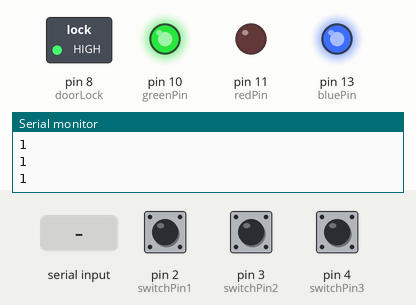
Recording of a sketch running on a simulated Arduino Uno, built for the host (arithmetic inside an expression is 32-bit, double 64-bit). On the bench: switched loads named in the sketch (green lamp = pin HIGH), output pins drawn as LEDs (lit = HIGH), the last lines printed to the serial monitor. Inputs (shaded band) come from the test bench; at power-on: pin 3 (switchPin2) HIGH, pin 2 (switchPin1) HIGH, pin 4 (switchPin3) HIGH.

Above: at 1.2 s.
1.3 s: "30,150\n" received over Serial
At 3.7 s:
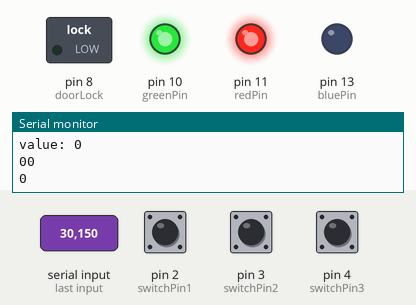
4.2 s: pin 3 (switchPin2) pulled LOW for 3.2 s
At 5.13 s:
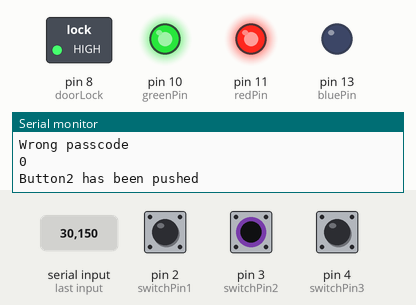
8.9 s: "90,45\n" received over Serial
At 9.13 s:
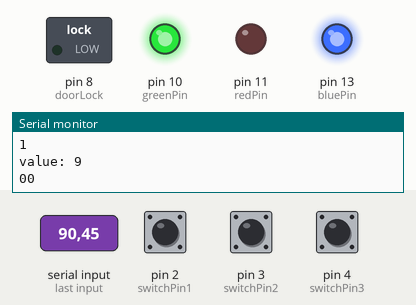
Timing chart, 0 to 12.3 s (numbered marks = the images above; inputs shaded):
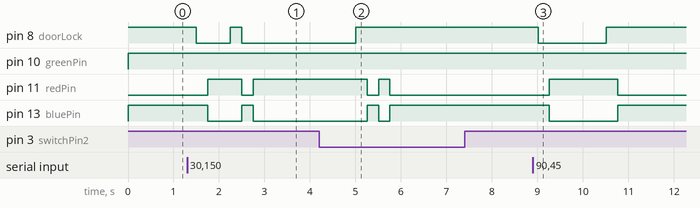

Measured:
- after the input at 1.3 s, pin 8 (doorLock): HIGH → LOW after 0.20 s, → HIGH 0.75 s later, → LOW 0.25 s later; pin 11 (redPin): LOW → HIGH after 0.45 s, → LOW 0.75 s later, → HIGH 0.25 s later; pin 13 (bluePin): HIGH → LOW after 0.45 s, → HIGH 0.75 s later, → LOW 0.25 s later
- after the input at 4.2 s, pin 8 (doorLock): LOW → HIGH after 0.81 s; pin 11 (redPin): HIGH → LOW after 1.1 s, → HIGH 0.25 s later, → LOW 0.25 s later; pin 13 (bluePin): LOW → HIGH after 1.1 s, → LOW 0.25 s later, → HIGH 0.25 s later
- after the input at 8.9 s, pin 8 (doorLock): HIGH → LOW after 0.11 s, → HIGH 1.5 s later; pin 11 (redPin): LOW → HIGH after 0.36 s, → LOW 1.5 s later; pin 13 (bluePin): HIGH → LOW after 0.36 s, → HIGH 1.5 s later

The sketch:

project.ino
```cpp
/*
 * Switch test program
 */

#include <LiquidCrystal.h>

// Init the Pins used for PWM
const int bluePin = 13;
const int redPin = 11;
const int greenPin = 10;

// Init our Vars
int currentColorValueRed;
int currentColorValueGreen;
int currentColorValueBlue;


int switchPin1 = 2;              // Switch connected to digital pin 2
int switchPin2 = 3;
int switchPin3 = 4;
int doorLock   = 8;
int doorState;
int switchStatus1;
int switchStatus2;
int switchStatus3;
int passcode[] = {1,2,3};
int inputCode[2];
int buttonValue = 0;
int i= 0;
char data[1];
boolean verifyCode = true;
boolean isDoorLock;
//LiquidCrystal lcd(9,10,5,6,7,8);

void setup()                    // run once, when the sketch starts
{
  Serial.begin(9600);           // set up Serial library at 9600 bps

  //lcd.begin(16,2);
  //lcd.clear();
  //lcd.print("Dark");
  pinMode(redPin,OUTPUT);
  pinMode(greenPin,OUTPUT);
  pinMode(bluePin,OUTPUT);
  pinMode(switchPin1, INPUT);    // sets the digital pin as input to read switch
  pinMode(switchPin2, INPUT);
  pinMode(switchPin3, INPUT);
  pinMode(doorLock,OUTPUT);
  digitalWrite(doorLock,HIGH);
  isDoorLock = true;
}


void loop()                     // run over and over again
{

  switchStatus1 = digitalRead(switchPin1);
  switchStatus2 = digitalRead(switchPin2);
  switchStatus3 = digitalRead(switchPin3);
  doorState     = digitalRead(doorLock);
  Serial.println(digitalRead(doorLock));
  //Serial.write(doorState);

  //lcd.clear();
   if(isDoorLock==true){
     //lcd.print("Door is Locked");
     analogWrite(greenPin,255);
      analogWrite(redPin,0);
      analogWrite(bluePin,255);
   }
   else if(isDoorLock==false){
     //lcd.print("Door is unLocked");
     analogWrite(greenPin,255);
      analogWrite(redPin,255);
      analogWrite(bluePin,0);

   }


  if(Serial.available()>0){
    //Serial.println("Read from Bluetooth ");
    Serial.readBytesUntil('\n',data,1);
    isDoorLock = ascii2Digit(data,&isDoorLock);
    if(isDoorLock==false){
      Serial.write("0");
      digitalWrite(doorLock,LOW);

     }

    else{
      Serial.write("1");
      digitalWrite(doorLock,HIGH);
     }


    //Serial.flush();
     }

   else if(Serial.available()<0||verifyCode==false){
      isDoorLock=true;
      digitalWrite(doorLock,HIGH);

   }


    if(switchStatus1 == LOW){
      Serial.println("Button1 has been pushed ");
      inputCode[buttonValue] = 1;
      buttonValue++;
    }
    else if (switchStatus2 == LOW){
      Serial.println("Button2 has been pushed ");
      inputCode[buttonValue] = 2;
      buttonValue++;
    }
    else if (switchStatus3 == LOW) {
      Serial.println("Button3 has been pushed ");
      inputCode[buttonValue] = 3;
      buttonValue++;
    }
    if(buttonValue==3){
      verify(&verifyCode,&isDoorLock,&buttonValue,passcode,inputCode);

    }
    delay(250);


}

void verify(boolean *verifyCode,boolean *isDoorLock, int *buttonValue,int passcode[3],int inputCode[3]){
   Serial.println("verifying code");
    int i = 0;
   while(*verifyCode == true&&i<3){
     if(passcode[i] != inputCode[i]){
       Serial.println("Wrong passcode");
       *verifyCode  = false;
        buttonValue = 0;
       return;
     }

     i++;
   }
   if(*verifyCode ==true){
     Serial.println("UnlockDoor");
     digitalWrite(doorLock,LOW);
     *isDoorLock = false;
   }
   else {
     digitalWrite(doorLock,HIGH);
     *isDoorLock = true;
   }

   *verifyCode = true;
   *buttonValue = 0;
    i = 0;

}

boolean ascii2Digit(char input[],boolean isDoorLock) {
  // if time sync available from serial port, update time and return true

  int value = 0;
  int i = 0;
  int count = 0;

  while(input[i]!=0){
    if( input[i] >= '0' && input[i] <= '9'){
      value = (.10 * value) + (input[i] - '0') ; // convert digits to a number

      i++;
    }
    else
      i++;
    //Serial.println(i);
  }
   Serial.print("value: ");
   Serial.println(value);
   if(value==1)
    isDoorLock = true;

   else
    isDoorLock = false;

  return isDoorLock;
}
```
